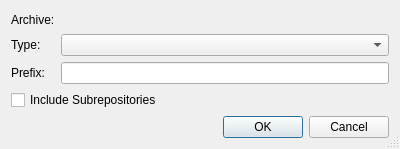
<?xml version="1.0" encoding="UTF-8"?>
<ui version="4.0">
 <class>HgArchiveDialog</class>
 <widget class="QDialog" name="HgArchiveDialog">
  <property name="geometry">
   <rect>
    <x>0</x>
    <y>0</y>
    <width>400</width>
    <height>149</height>
   </rect>
  </property>
  <property name="windowTitle">
   <string>Mercurial Archive</string>
  </property>
  <property name="sizeGripEnabled">
   <bool>true</bool>
  </property>
  <layout class="QGridLayout" name="gridLayout">
   <item row="0" column="0">
    <widget class="QLabel" name="label">
     <property name="text">
      <string>Archive:</string>
     </property>
    </widget>
   </item>
   <item row="0" column="1">
    <widget class="EricPathPicker" name="archivePicker" native="true">
     <property name="sizePolicy">
      <sizepolicy hsizetype="Expanding" vsizetype="Preferred">
       <horstretch>0</horstretch>
       <verstretch>0</verstretch>
      </sizepolicy>
     </property>
     <property name="focusPolicy">
      <enum>Qt::StrongFocus</enum>
     </property>
     <property name="toolTip">
      <string>Enter the file name of the archive</string>
     </property>
    </widget>
   </item>
   <item row="1" column="0">
    <widget class="QLabel" name="label_3">
     <property name="text">
      <string>Type:</string>
     </property>
    </widget>
   </item>
   <item row="1" column="1">
    <widget class="QComboBox" name="typeComboBox">
     <property name="toolTip">
      <string>Select the archive type</string>
     </property>
    </widget>
   </item>
   <item row="2" column="0">
    <widget class="QLabel" name="label_2">
     <property name="text">
      <string>Prefix:</string>
     </property>
    </widget>
   </item>
   <item row="2" column="1">
    <widget class="QLineEdit" name="prefixEdit">
     <property name="toolTip">
      <string>Enter the directory prefix for the files in the archive</string>
     </property>
    </widget>
   </item>
   <item row="3" column="0" colspan="2">
    <widget class="QCheckBox" name="subReposCheckBox">
     <property name="toolTip">
      <string>Select to recurse into subrepositories</string>
     </property>
     <property name="text">
      <string>Include Subrepositories</string>
     </property>
    </widget>
   </item>
   <item row="4" column="0" colspan="2">
    <widget class="QDialogButtonBox" name="buttonBox">
     <property name="orientation">
      <enum>Qt::Horizontal</enum>
     </property>
     <property name="standardButtons">
      <set>QDialogButtonBox::Cancel|QDialogButtonBox::Ok</set>
     </property>
    </widget>
   </item>
  </layout>
 </widget>
 <customwidgets>
  <customwidget>
   <class>EricPathPicker</class>
   <extends>QWidget</extends>
   <header>EricWidgets/EricPathPicker.h</header>
   <container>1</container>
  </customwidget>
 </customwidgets>
 <tabstops>
  <tabstop>archivePicker</tabstop>
  <tabstop>typeComboBox</tabstop>
  <tabstop>prefixEdit</tabstop>
  <tabstop>subReposCheckBox</tabstop>
 </tabstops>
 <resources/>
 <connections>
  <connection>
   <sender>buttonBox</sender>
   <signal>accepted()</signal>
   <receiver>HgArchiveDialog</receiver>
   <slot>accept()</slot>
   <hints>
    <hint type="sourcelabel">
     <x>248</x>
     <y>254</y>
    </hint>
    <hint type="destinationlabel">
     <x>157</x>
     <y>274</y>
    </hint>
   </hints>
  </connection>
  <connection>
   <sender>buttonBox</sender>
   <signal>rejected()</signal>
   <receiver>HgArchiveDialog</receiver>
   <slot>reject()</slot>
   <hints>
    <hint type="sourcelabel">
     <x>316</x>
     <y>260</y>
    </hint>
    <hint type="destinationlabel">
     <x>286</x>
     <y>274</y>
    </hint>
   </hints>
  </connection>
 </connections>
</ui>
